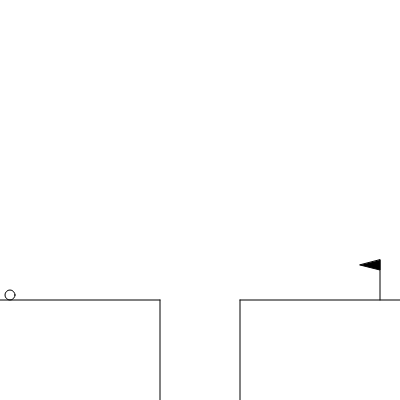
Frame 1 (no input)
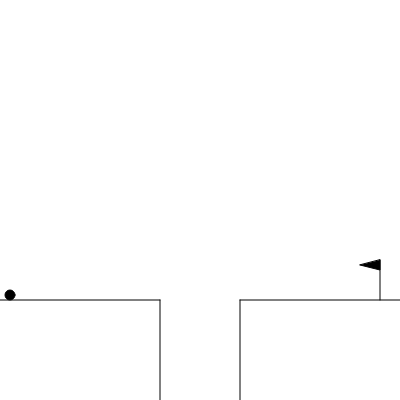
Frame 60 (no input)
Frame 120 (the mouse pressed at the canvas centre since frame 60): identical to frame 60, image omitted

The p5.js sketch that drew these frames (run headless with seeded random() and noise() and a simulated clock; from frame 60 on, the mouse is pressed at the canvas centre):

// p5.js sketch
// ── sketch.js
//Created by Josh Leibsohn. 
//Last edited 2/10/17.
//This program creates a small platformer game. Control the ball with Left, Right, and Up Arrows.


var x = 10;
var y = 295;
r1 = 255;
r2 = 255;
r3 = 255;
var jumpSpeed = 3;
var timer = 50;


function setup() {
  createCanvas (400, 400); //creates canvas 400 x 400
  background (r1, r2, r3); //draws background at 255. r1, r2, and r3 provide the ability to assign different colors
}

function draw() {
  background (r1, r2, r3); //draws background on each frame at 255. r1, r2, and r3 provide the ability to assign different colors
  ellipse (x, y, 10); //draws ellipse that the player controls 
  course (); //draws course (lines, pit, and flag)
  
  //this logic allows the player to move the ellipse left and right at a speed of 5
  if (keyIsPressed){ 
    if (keyCode == LEFT_ARROW) {
      x = x - 5;
    } 
    if (keyCode == RIGHT_ARROW) {
      x = x + 5;
    }
  }
  
  timer = timer + 1; //this activates the timer value, adding one to the timer value each 
  
  print (timer); //prints value of timer to the console
  
  //this logic ends the jump height when the timer reachs 50/3 and is not on the starting plane, which is 295
  if (timer > 50/jumpSpeed && y < 295) {
    y = y + jumpSpeed
  } else if (timer < 50/jumpSpeed) { //this else if condition generates the jump when triggered by the UP ARROW function below draw
    y = y - jumpSpeed;
  }

  //this logic causes the ball to fall down the pit at a rate of 5 when X is between 160 and 240 and below the starting plane
  if (x > 160 && x < 240 && y > 290) {
    y = y + 5;
  }
  
  // this causes the ball to fall faster if it is below the starting plan (i.e. when ever it starts to fall this speeds it up)
  if (y > 300) {
    y = y + 5;
  }
  
  //returns the ball to the starting position if it falls off the screen
  if (y > 400) {
    x = 10;
    y = 295;
  }
  
  //assigns a random color to background if the ball reaches the goal (x > 380)
  if (x > 380) {
    r1 = random(255);
    r2 = random(255);
    r3 = random(255);
  } else { //if not past the flag the background is drawn white
    r1 = 255;
    r2 = 255;
    r3 = 255;
  }
}

//this is outside of the draw function because it should only happen once. it generates the jump function. 
//when up arrow is pressed the y position of the ball decreases at a rate of jumpSpeed (3). the timer is reset
//the timer must be reset so that the jump function will end at 50/3 each time
function keyPressed () {
    if (keyCode == UP_ARROW && y > 290) {
      y = y - jumpSpeed; 
      timer = 0;
    }
  }

//this function draws the course a series of lines and a triangle to make the flag
function course () {
  stroke (3);
  line (0, 300, 160, 300);
  line (240, 300, 400, 300);
  line (160, 300, 160, 400);
  line (240, 300, 240, 400);
  line (380, 300, 380, 260); //flag pole
  fill (0);
  triangle (380, 260, 380, 270, 360, 265);
}
